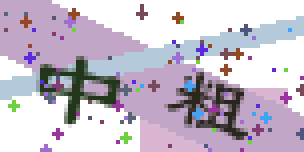
#> input picture new_images/中粗.png, 76 x 38 px (shown 4 times larger); its folder holds only this picture in this run
$ python image_preprocessing.py
#> lines starting #> are read from the running program, lines starting #| are printed output that depends on the picture
import os
import cv2


dir = './new_images'
files = os.listdir(dir)

for file in files:
    path = dir+'/'+file
    image = cv2.imread(path, 1)
#> image is the input picture: shape (38, 76, 3); mean B, G, R 205.2, 190.2, 199.3
    img = cv2.imread(path, 0)
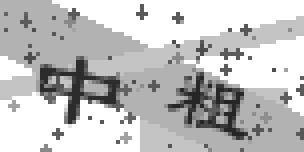
#> img: shape (38, 76) (shown 4 times larger); min 38, max 255, mean 194.4

    h, w = img.shape
#> h = 38; w = 76
    center = (w//2, h//2)
#> center = (38, 19)
    for angle in list(range(-10, 11, 1)):
        if angle != 0:
            M = cv2.getRotationMatrix2D(center, angle, 1.0)
            rotated = cv2.warpAffine(image, M, (w, h), flags=cv2.INTER_CUBIC, borderMode=cv2.BORDER_REPLICATE)
            name = file.replace('.png', '')
            print('%s/%s_%s.png' % (dir, name, str(angle)))
            cv2.imwrite('%s/%s_%s.png' % (dir, name, str(angle)), rotated)
#> this loop made 21 passes
#> pass 1, `rotated = cv2.warpAffine(image, M, (w, h), flags=cv2.INTER_CUBIC, bord..`:
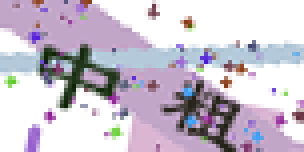
#> rotated: shape (38, 76, 3) (shown 4 times larger); mean B, G, R 207.9, 194.1, 202.1
#> pass 2, `rotated = cv2.warpAffine(image, M, (w, h), flags=cv2.INTER_CUBIC, bord..`:
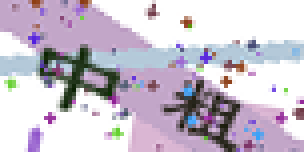
#> rotated: shape (38, 76, 3) (shown 4 times larger); mean B, G, R 207.4, 193.6, 201.7
#> pass 3, `rotated = cv2.warpAffine(image, M, (w, h), flags=cv2.INTER_CUBIC, bord..`:
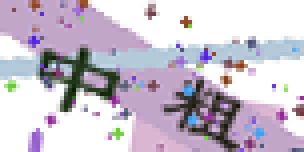
#> rotated: shape (38, 76, 3) (shown 4 times larger); mean B, G, R 206.9, 192.9, 201.2

$ run again, on new_images/他放.png
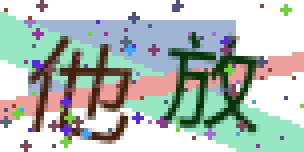
#> input picture new_images/他放.png, 76 x 38 px (shown 4 times larger)
#> image is the input picture: shape (38, 76, 3); mean B, G, R 185.6, 190.5, 179.9
#> `img = cv2.imread(path, 0)`:
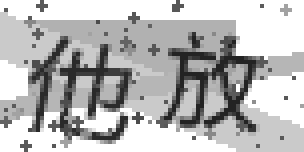
#> img: shape (38, 76) (shown 4 times larger); min 35, max 255, mean 186.4
#> the loop `for angle in list(range(-10, 11, 1)):` made 21 passes
#> pass 3, `rotated = cv2.warpAffine(image, M, (w, h), flags=cv2.INTER_CUBIC, bord..`:
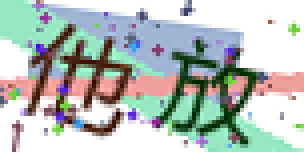
#> rotated: shape (38, 76, 3) (shown 4 times larger); mean B, G, R 186.5, 190.6, 181.3

$ run again, on new_images/伤位.png
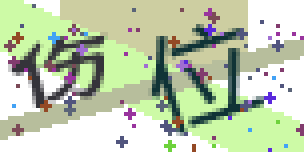
#> input picture new_images/伤位.png, 76 x 38 px (shown 4 times larger)
#> image is the input picture: shape (38, 76, 3); mean B, G, R 174.2, 202.9, 190.9
#> `img = cv2.imread(path, 0)`:
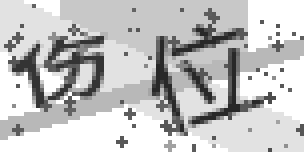
#> img: shape (38, 76) (shown 4 times larger); min 40, max 255, mean 195.6
#> the loop `for angle in list(range(-10, 11, 1)):` made 21 passes
#> pass 3, `rotated = cv2.warpAffine(image, M, (w, h), flags=cv2.INTER_CUBIC, bord..`:
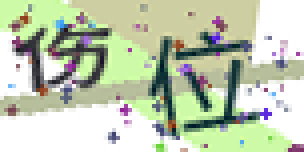
#> rotated: shape (38, 76, 3) (shown 4 times larger); mean B, G, R 176.9, 202.4, 192.4

$ run again, on new_images/临老.png
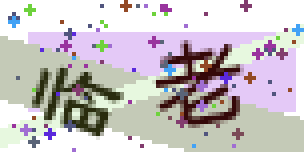
#> input picture new_images/临老.png, 76 x 38 px (shown 4 times larger)
#> image is the input picture: shape (38, 76, 3); mean B, G, R 197.3, 194.5, 200.5
#> the loop `for angle in list(range(-10, 11, 1)):` made 21 passes
#> pass 3, `rotated = cv2.warpAffine(image, M, (w, h), flags=cv2.INTER_CUBIC, bord..`:
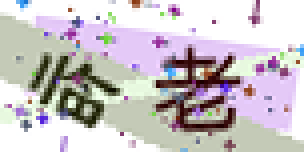
#> rotated: shape (38, 76, 3) (shown 4 times larger); mean B, G, R 199.1, 195.3, 202
